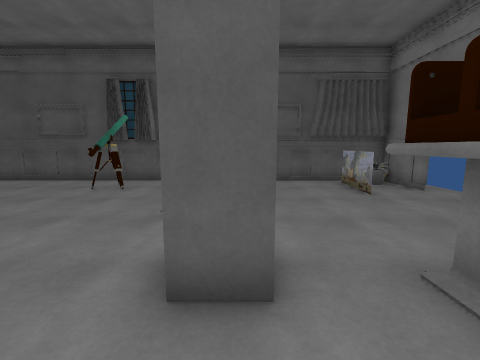
[1] (above)

13 first-person views from a walk through a 3-D level made in the Unity game engine. The camera is 1.5 m above the floor, tilts 8° down and sees 90° across. The floor is counted in squares, 1 m on a side. Each view is taken from the middle of a square. On the plan, view 1 faces up. The plan holds only what a view shows up to about 13 squares ahead; the rest is blank. The place goes on beyond the plan. The player character is not drawn. Door leaves are left out, so doorways stand open.

[2]
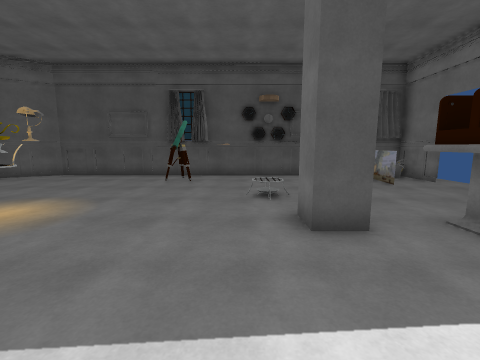

[3]
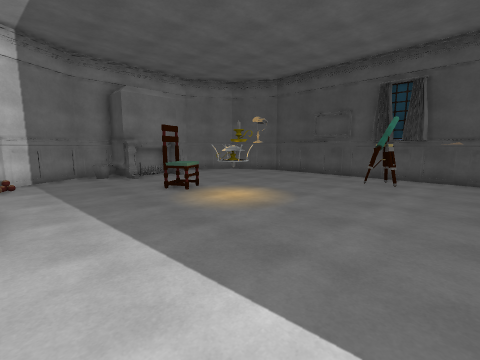

[4]
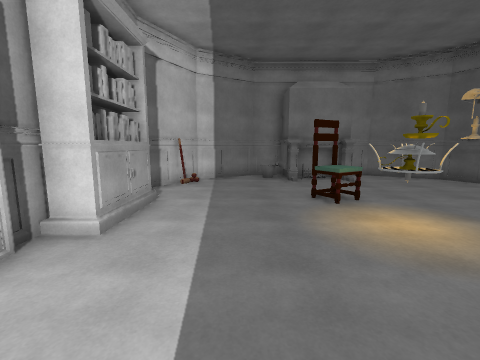

[5]
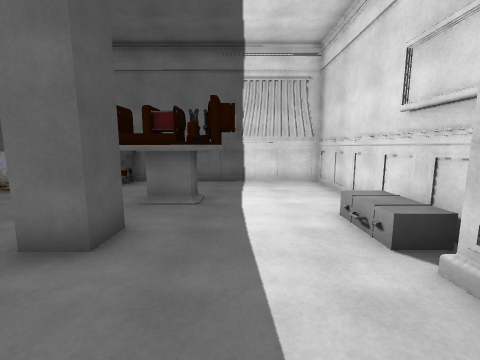

[6]
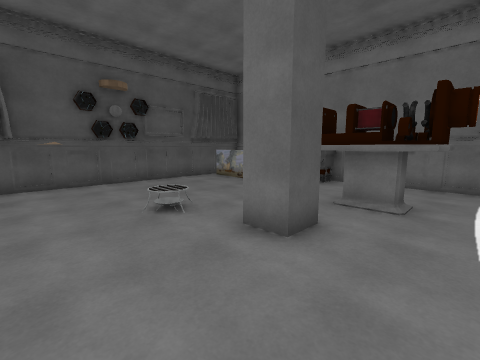

[7]
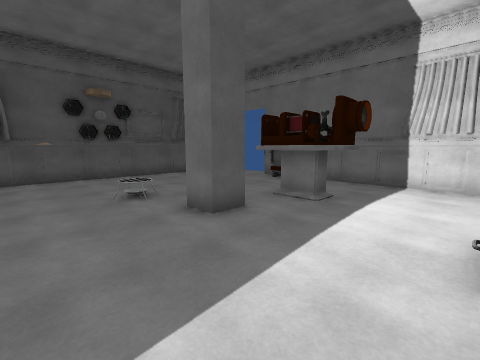

[8]
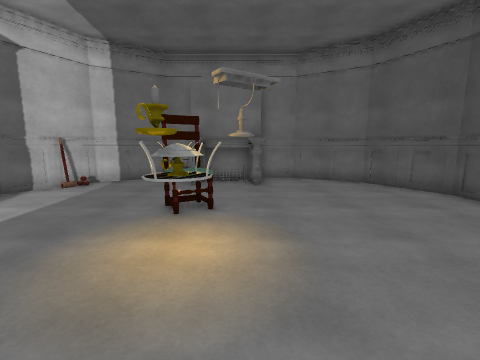

[9]
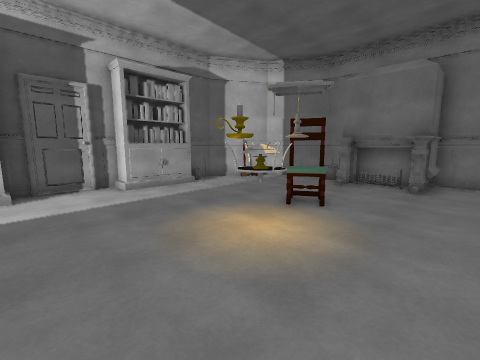

[10]
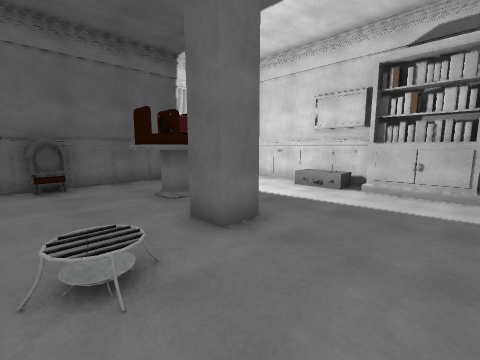

[11]
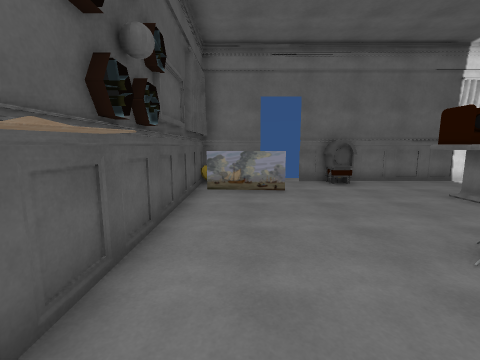

[12]
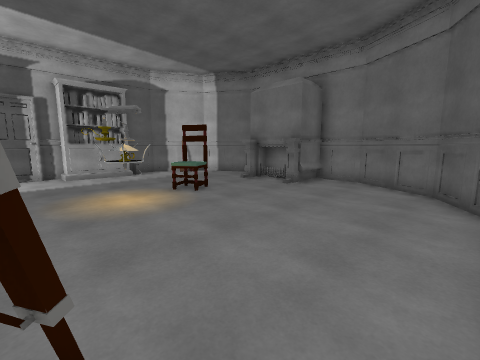

[13]
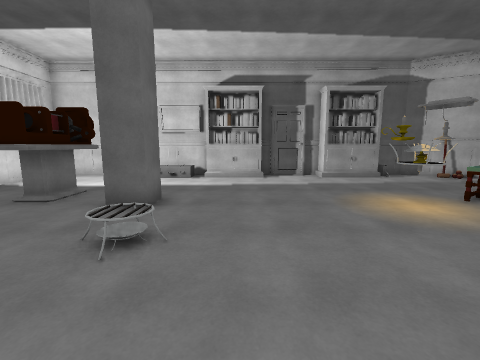

### Floor plan
Key: @ floor where view 1 was taken; # wall or solid block; . floor; / step, stairs or slope; D open door; = window, fence, low wall or low ledge; P plant; T thing the floor can be seen under or through; R projector; L lamp; C candle; H chair; B bucket; O other object.
Columns run from 15 left of view 1 to 7 right of it. Each row starts with its distance up from view 1.
 11     ##################
 10   ==........O......#.P
  9  ##.......O........=.P.
  8 ##........OO.......=.D.
  7 #....................D.
  6 =............./......=.
  5 ##...........//......O
  4 ##......L............#
  3 ##...HHOC......#.TT..#
  2 ##...H...........TT..#
  1  B...............TR..#
  0 =..............@.....=
 -1 ##...................=
 -2  ##..................=
 -3   #==#OO####OO##O#====

Where each view was taken, in squares from view 1:
view 1: 0 up, 0 right, facing up
view 2: 2 down, 2 left, facing up
view 3: 2 down, 2 left, facing up-left
view 4: 0 up, 3 left, facing left
view 5: 0 up, 4 left, facing right
view 6: 0 up, 4 left, facing up-right
view 7: 2 down, 4 left, facing up-right
view 8: 4 up, 4 left, facing left
view 9: 6 up, 4 left, facing down-left
view 10: 6 up, 4 left, facing down-right
view 11: 9 up, 4 left, facing right
view 12: 10 up, 5 left, facing down-left
view 13: 9 up, 3 left, facing down
